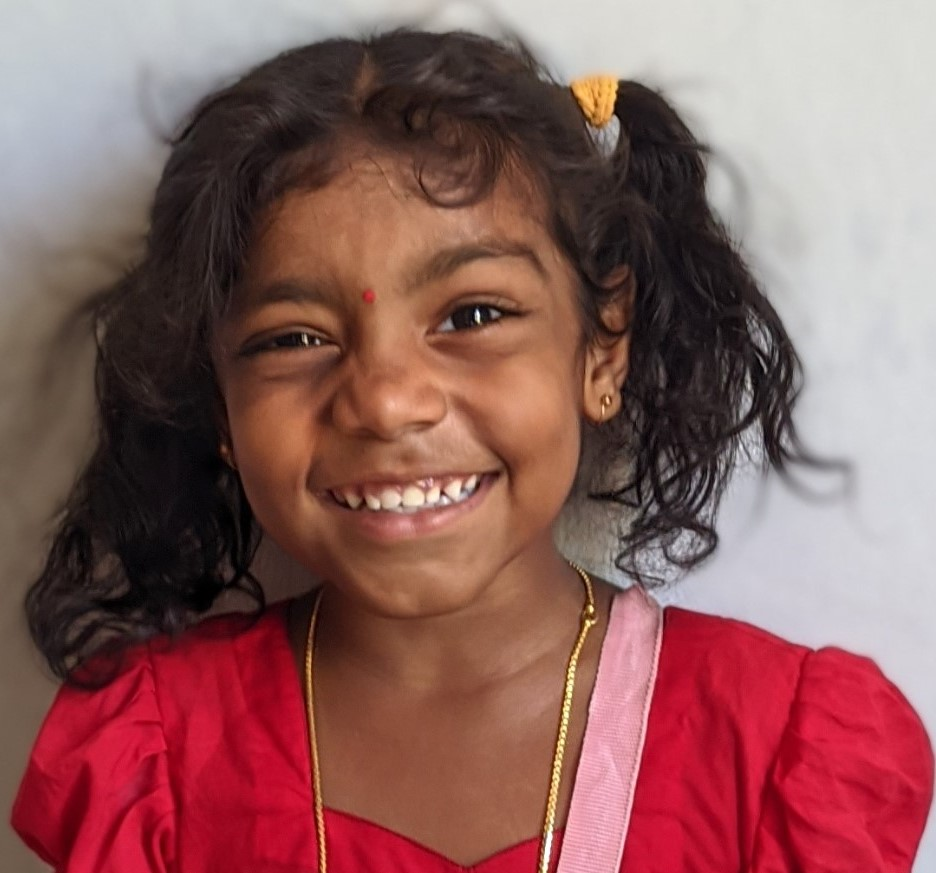
#> input picture PycharmProjects/opencv/resources/ny_image.jpg, 936 x 873 px
$ python chapter6_join_img.py
#> lines starting #> are read from the running program, lines starting #| are printed output that depends on the picture
# Joining Images
'''
It is useful when we have lot of images and you are running it again and again, So its hard to manage to all these windows
together, So we will put all the images together in one windows
'''


import cv2
import numpy as np

img = cv2.imread("resources/ny_image.jpg")
#> img is the input picture: shape (873, 936, 3); mean B, G, R 92.6, 94.2, 139.8

# Horizontal stack (these are Numpy function not OPENCV)
"""
We have few problems here :
1. We cant resize the Image it will come as it is. If i add more images it will go out of the frame.
2. It should be same channels otherwise cant work. Example BGR BGR will work, BGR, GRAY not works.
    So both of them have to have same number of channels. Because theses are matrix
Solution: Prepared own function

"""
imgHor = np.hstack((img,img))
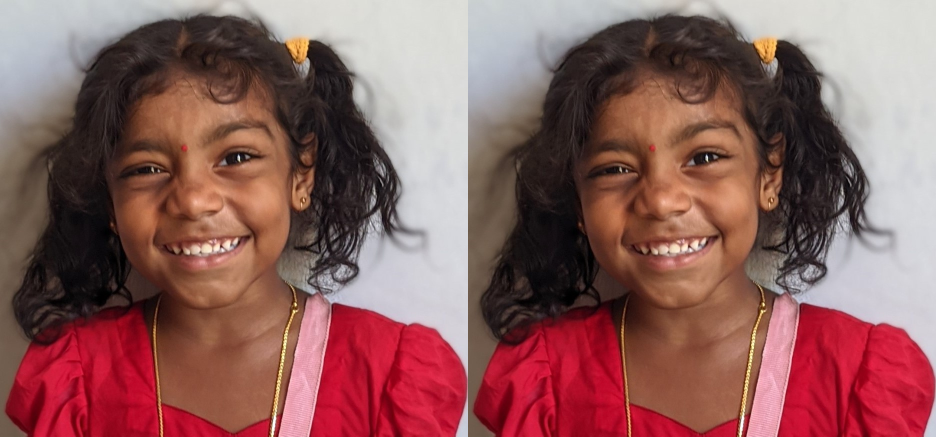
#> imgHor: shape (873, 1872, 3) (shown at 1/2 size); mean B, G, R 92.6, 94.2, 139.8

# Vertical stack
imgVer = np.vstack((img,img))
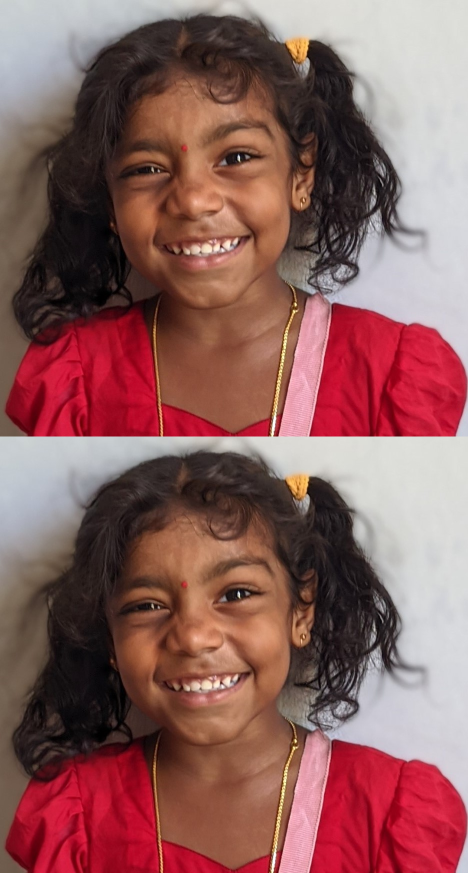
#> imgVer: shape (1746, 936, 3) (shown at 1/2 size); mean B, G, R 92.6, 94.2, 139.8


cv2.imshow("Out_Put",imgHor)
cv2.imshow("Out_Put2",imgVer)

# # Need to get solution from OPENCV Website
# imgSolh = stackImages(0.5, ([img,img,img]))
# imgSolhv = stackImages(0.5, ([img,img,img],[img,img,img]))


cv2.waitKey(0)

$ run again, with PycharmProjects/opencv/resources/car.jpg copied over PycharmProjects/opencv/resources/ny_image.jpg
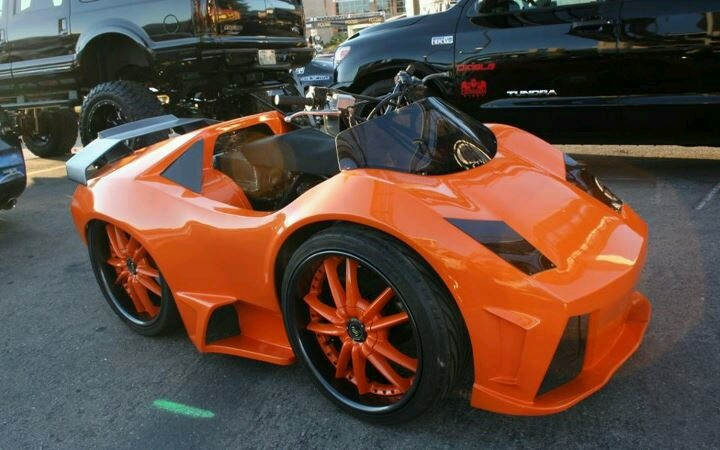
#> input picture PycharmProjects/opencv/resources/car.jpg, 720 x 450 px
#> img is the input picture: shape (450, 720, 3); mean B, G, R 61.7, 73.3, 95.3
#> `imgHor = np.hstack((img,img))`:
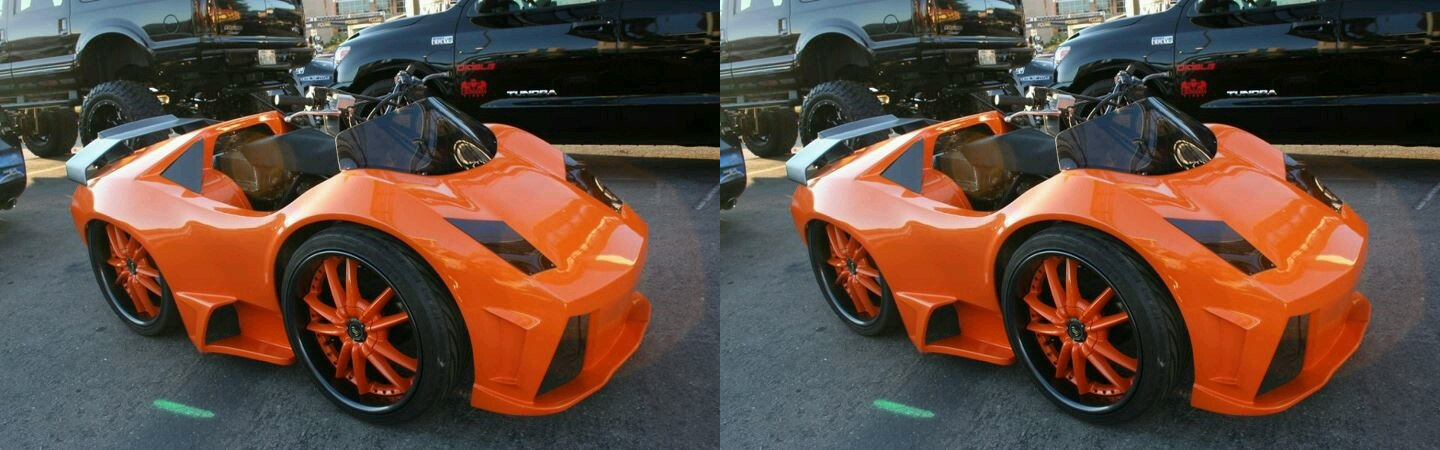
#> imgHor: shape (450, 1440, 3); mean B, G, R 61.7, 73.3, 95.3
#> `imgVer = np.vstack((img,img))`:
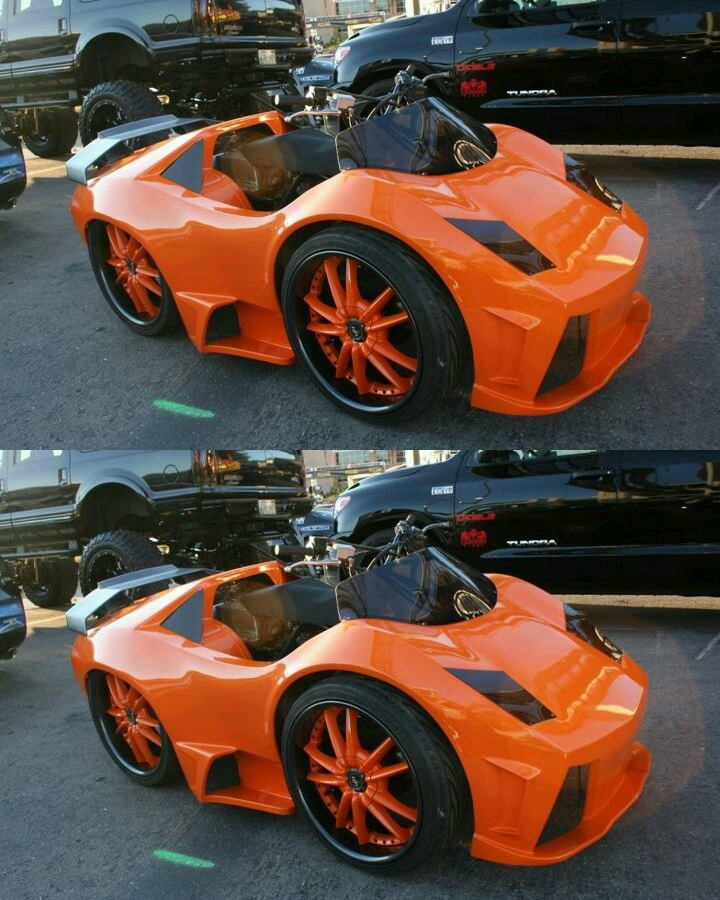
#> imgVer: shape (900, 720, 3); mean B, G, R 61.7, 73.3, 95.3
